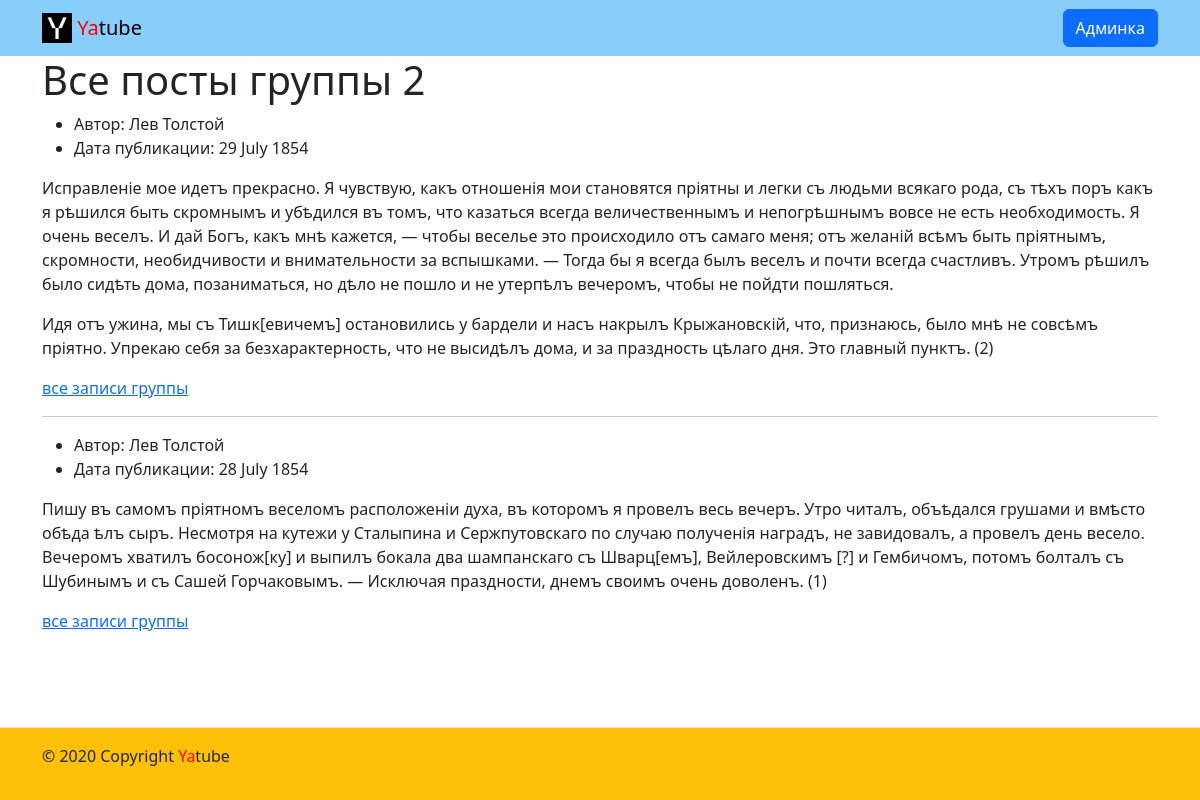
The page /group/2 on the database its author committed.
### posts/models.py (models this page shows)
class Group(models.Model):
    title = models.CharField(max_length=50)
    slug = models.SlugField(max_length=50)
    description = models.CharField(max_length=200)

class Post(models.Model):
    text = models.TextField()
    pub_date = models.DateTimeField(auto_now_add=True)
    author = models.ForeignKey(
        User,
        on_delete=models.CASCADE,
        related_name='posts'
    )
    group = models.ForeignKey(
        Group,
        on_delete=models.SET_NULL,
        related_name='posts',
        blank=True,
        null=True
    )
    class Meta:
        ordering = ['-pub_date']

### posts/views.py (the view)
# urls.py: path('group/<slug:gr_num>', views.group_posts, name='group')
def group_posts(request, gr_num):
    group = get_object_or_404(Group, slug=gr_num)
    posts = group.posts.all()[:10]
    context = {
        'group': group,
        'posts': posts,
    }
    return render(request, 'yatube/posts/group_list.html', context)

### templates/yatube/posts/group_list.html (shortened to what this page needs)
{% extends '../base.html' %}
{% block content %}
  <h1>Все посты группы {{group.slug}}</h1>
  {% for post in posts %}
    <ul>
      <li>Автор: {{ post.author.get_full_name }}</li>
      <li>Дата публикации: {{ post.pub_date|date:"d E Y" }}</li>
    </ul>
    <p>{{ post.text|linebreaks }}</p>
    <a href="">все записи группы</a>
    {% if not forloop.last %}
      <hr>
    {% endif %}
  {% endfor %}
{% endblock %}

### rows shown on the page
Group: slug "2"
Post: author.get_full_name "Лев Толстой", pub_date "29 July 1854", text "Исправленіе мое идетъ прекрасно. Я чувствую, какъ отношенія мои становятся пріятны и легки съ людьми всякаго рода, съ тѣхъ поръ какъ я рѣшился быть скромнымъ и убѣдился въ томъ, что казаться всегда величественнымъ и непогрѣшнымъ вовсе не есть необходимость. Я очень веселъ. И дай Богъ, какъ мнѣ кажется, — чтобы веселье это происходило отъ самаго меня; отъ желаній всѣмъ быть пріятнымъ, скромности, необидчивости и внимательности за вспышками. — Тогда бы я всегда былъ веселъ и почти всегда счастливъ. Утромъ рѣшилъ было сидѣть дома, позаниматься, но дѣло не пошло и не утерпѣлъ вечеромъ, чтобы не пойдти пошляться. Идя отъ ужина, мы съ Тишк[евичемъ] остановились у бардели и насъ накрылъ…"
Post: author.get_full_name "Лев Толстой", pub_date "28 July 1854", text "Пишу въ самомъ пріятномъ веселомъ расположеніи духа, въ которомъ я провелъ весь вечеръ. Утро читалъ, объѣдался грушами и вмѣсто обѣда ѣлъ сыръ. Несмотря на кутежи у Сталыпина и Сержпутовскаго по случаю полученія наградъ, не завидовалъ, а провелъ день весело. Вечеромъ хватилъ босонож[ку] и выпилъ бокала два шампанскаго съ Шварц[емъ], Вейлеровскимъ [?] и Гембичомъ, потомъ болталъ съ Шубинымъ и съ Сашей Горчаковымъ. — Исключая праздности, днемъ своимъ очень доволенъ. (1)"
